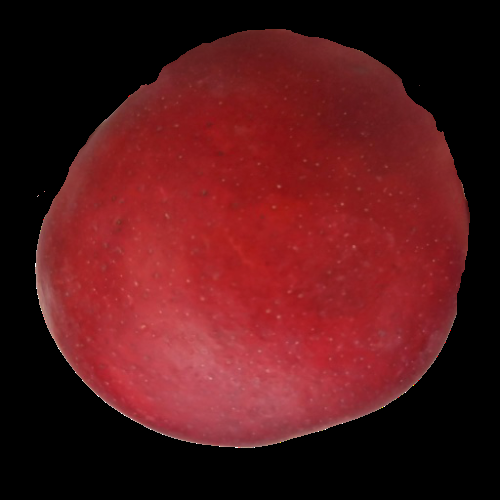
#> input picture Dataset setelah diproses/img_clearbackground/apple_1.png, 500 x 500 px, found by its file name
$ python testingdatasetcitra_clearbackground.py
#> lines starting #> are read from the running program, lines starting #| are printed output that depends on the picture
# -*- coding: utf-8 -*-
"""
Created on Fri May 29 15:39:47 2020

@author: Deo Haganta Depari
"""

import numpy as np
import cv2 as cv
from skimage.feature import local_binary_pattern
import matplotlib.pyplot as plt
from sklearn.neighbors import KNeighborsClassifier
import sys

for x in range(1,3):
    if x==1:
        a="log_nri_uniformmethod2.txt"
        b="nri_uniform"
    else:
        a="log_rormethod2.txt"
        b="ror"
    stdoutOrigin=sys.stdout
    sys.stdout = open(a, "w")

    for i in range(1,17):
        for j in range(26,51):
            #Settings for LBP
            print("-----------")
            print("Radius=",j)
            radius=j
            n_points=8*radius
            METHOD=b #uniform,nri_uniform, #default, ror
            plt.rcParams['font.size']=9

            #membaca gambar dan lakukan konversi ke grayscale, lakukan feature extraction dengan LBP
            data1_lbp = local_binary_pattern(cv.imread('Dataset setelah diproses/img_clearbackground/apple_1.png', cv.IMREAD_GRAYSCALE), n_points, radius, METHOD)
#> data1_lbp: shape (500, 500) float64; min 0, max 43184, mean 41762.5
            data2_lbp = local_binary_pattern(cv.imread('Dataset setelah diproses/img_clearbackground/apple_2.png', cv.IMREAD_GRAYSCALE), n_points, radius, METHOD)
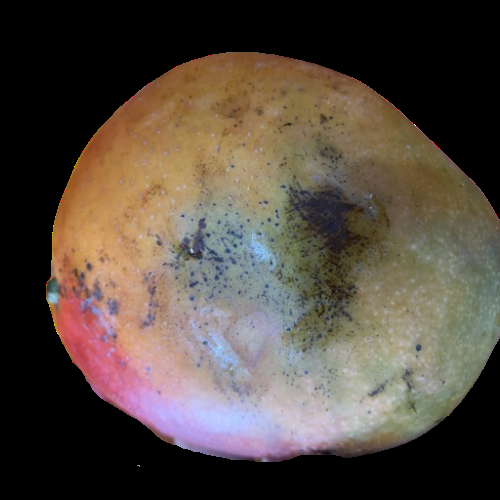
#> input picture Dataset setelah diproses/img_clearbackground/apple_2.png, 500 x 500 px, found by its file name
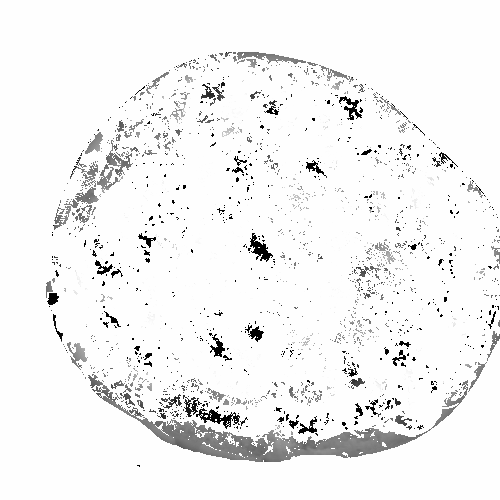
#> data2_lbp: shape (500, 500) float64; min 0, max 43183, mean 41086.1; drawn with min black and max white
            data3_lbp = local_binary_pattern(cv.imread('Dataset setelah diproses/img_clearbackground/apple_3.png', cv.IMREAD_GRAYSCALE), n_points, radius, METHOD)
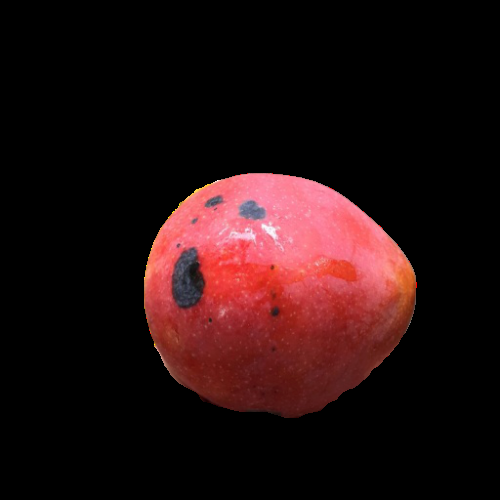
#> input picture Dataset setelah diproses/img_clearbackground/apple_3.png, 500 x 500 px, found by its file name
#> data3_lbp: shape (500, 500) float64; min 0, max 43181, mean 42292.9
            data4_lbp = local_binary_pattern(cv.imread('Dataset setelah diproses/img_clearbackground/apple_4.png', cv.IMREAD_GRAYSCALE), n_points, radius, METHOD)
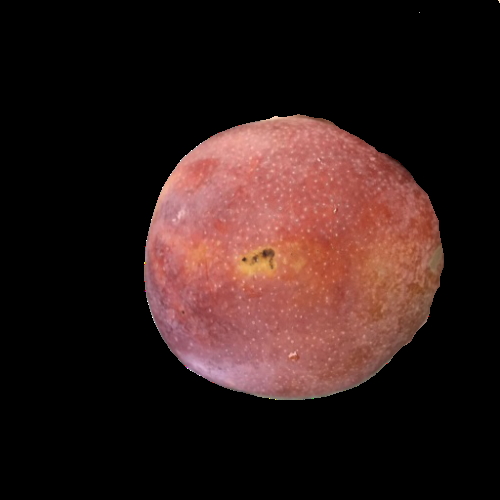
#> input picture Dataset setelah diproses/img_clearbackground/apple_4.png, 500 x 500 px, found by its file name
#> data4_lbp: shape (500, 500) float64; min 0, max 43181, mean 42473
            data5_lbp = local_binary_pattern(cv.imread('Dataset setelah diproses/img_clearbackground/apple_5.png', cv.IMREAD_GRAYSCALE), n_points, radius, METHOD)
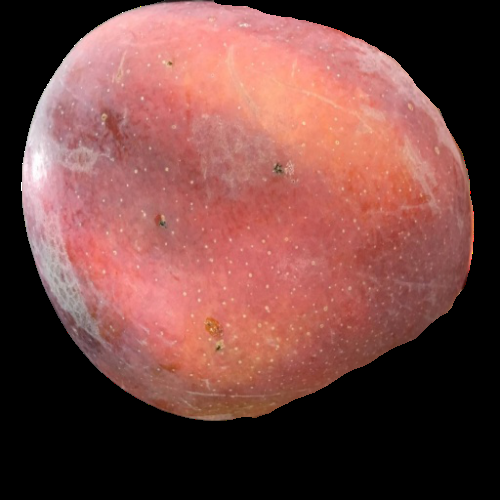
#> input picture Dataset setelah diproses/img_clearbackground/apple_5.png, 500 x 500 px, found by its file name
#> data5_lbp: shape (500, 500) float64; min 0, max 43183, mean 41697.1
            data6_lbp = local_binary_pattern(cv.imread('Dataset setelah diproses/img_clearbackground/apple_6.png', cv.IMREAD_GRAYSCALE), n_points, radius, METHOD)
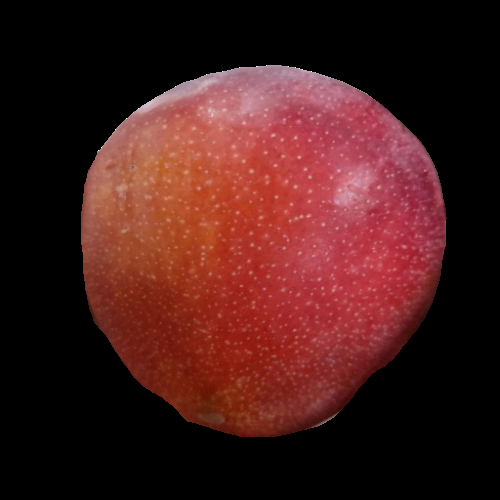
#> input picture Dataset setelah diproses/img_clearbackground/apple_6.png, 500 x 500 px, found by its file name
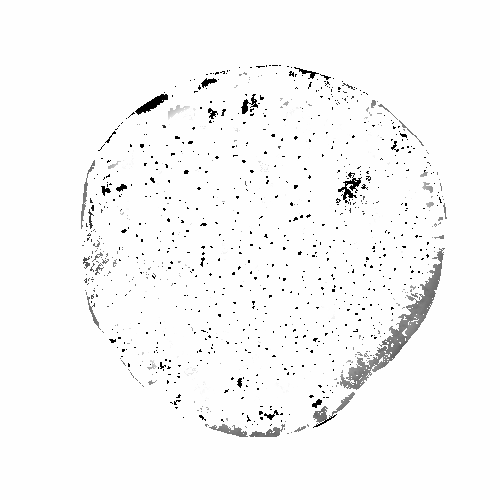
#> data6_lbp: shape (500, 500) float64; min 0, max 43184, mean 42045.7; drawn with min black and max white
#> (the run stopped early here; a loop or call above may not have finished)
